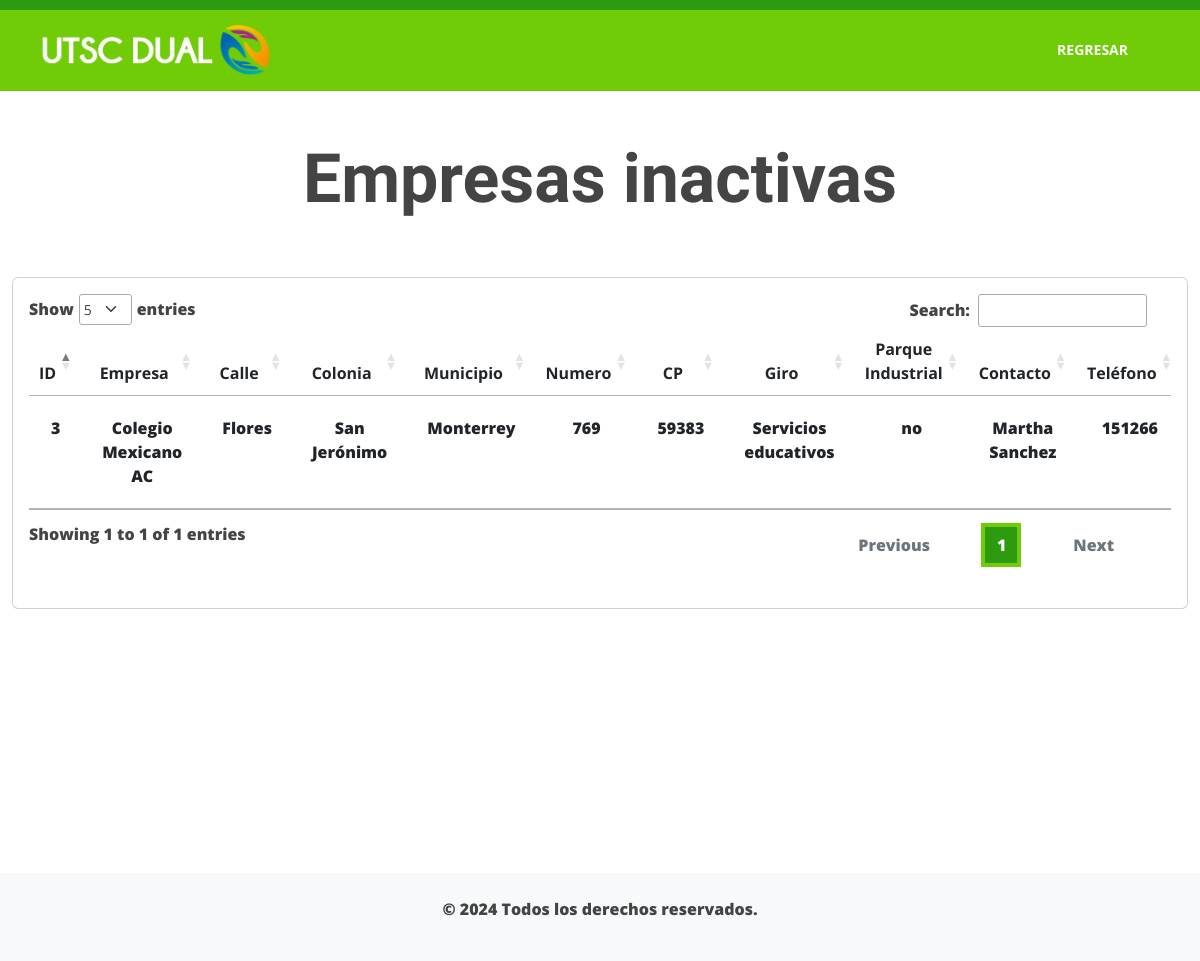
Screenshot of /secciones/empresas/empresas_desvinculadas.php with the database file from the repository.
### tables this page shows
CREATE TABLE `empresas` (
  `idEmpresa` int(11) NOT NULL,
  `nombreEmp` text NOT NULL,
  `colonia` text NOT NULL,
  `municipio` enum('Santa Catarina','Monterrey','García','San Pedro','Otro') NOT NULL,
  `calle` text NOT NULL,
  `numero` text NOT NULL,
  `cp` text NOT NULL,
  `giro` enum('Agricultura y actividades del campo','Minería','Energía eléctrica y suministro de agua y de gas','Construcción','Industrias manufactureras','Comercio','Transportes, correos y almacenamiento','Información en medios masivos','Servicios financieros y de seguros','Servicios inmobiliarios y de alquiler de bienes muebles e intangibles','Servicios profesionales, científicos y técnicos','Corporativos','Servicios de apoyo a los negocios y manejo de residuos y desechos','Servicios educativos','Servicios de salud y de asistencia social','Servicios de esparcimiento culturales y deportivos','Servicios de alojamiento temporal y de preparación de alimentos y bebidas','Otros servicios','Dependencias gubernamentales') NOT NULL,
  `razon_social` varchar(500) NOT NULL,
  `parqueIndustrial` enum('si','no') NOT NULL,
  `nombreC` text NOT NULL,
  `telefono` text NOT NULL,
  `correo` text NOT NULL,
  `puesto` text NOT NULL,
  `ingreso` date NOT NULL,
  `estatus_empresa` enum('Activo','Desvinculado','En proceso') NOT NULL DEFAULT 'Activo',
  `permite_imagenes` enum('Si','No') NOT NULL
);

### secciones/empresas/empresas_desvinculadas.php (the view, shortened to what this page needs)
<!DOCTYPE html>
<html lang="en">
<head>
    <link href="https://cdn.jsdelivr.net/npm/bootstrap@5.2.1/dist/css/bootstrap.min.css" rel="stylesheet"
>
    <link href="../../assets/vendor/animate.css/animate.min.css" rel="stylesheet">
    <link href="../../assets/vendor/bootstrap/css/bootstrap.min.css" rel="stylesheet">
    <link href="../../assets/vendor/bootstrap-icons/bootstrap-icons.css" rel="stylesheet">
    <link href="../../assets/vendor/boxicons/css/boxicons.min.css" rel="stylesheet">
    <link href="../../assets/vendor/glightbox/css/glightbox.min.css" rel="stylesheet">
    <link href="../../assets/vendor/remixicon/remixicon.css" rel="stylesheet">
    <link href="../../assets/vendor/swiper/swiper-bundle.min.css" rel="stylesheet">
    <link href="../../assets/css/style.css" rel="stylesheet">
    <link rel="stylesheet" href="https://cdn.datatables.net/1.13.4/css/jquery.dataTables.css" />
</head>
<body>
    <header>
        <header id="header" class="fixed-top2 header-inner-pages">
            <div class="container d-flex align-items-center justify-content-between">
                <a href="/dual/index.php" class="logo"><img src="../../assets/img/log-bar2.png" alt="" class="img-fluid"></a>
                <nav id="navbar" class="navbar">
                    <ul>
                        <li><a class="scrollto efectoboton" href="../../menu_admin.php">Regresar</a></li>
                    </ul>
                </nav>
            </div>
        </header>
    </header>
    <main class="container mt-4" style="max-width: 1600px;">
        <br>
        <div class="text-center">
        <h1 style="font-size: 68px; font-weight:800;">Empresas inactivas</h1>
        <br>
        <br>
        </div>
        <div class="card">
            <div class="card-body">
                <div class="table-responsive text-center table-hover">
                    <table class="table table-responsive-sm text-center table-hover" id="tabla_id">
                        <thead>
                            <tr>
                                <th>ID</th>
                                <th>Empresa</th>
                                <th>Calle</th>
                                <th>Colonia</th>
                                <th>Municipio</th>
                                <th>Numero</th>
                                <th>CP</th>
                                <th>Giro</th>
                                <th>Parque Industrial</th>
                                <th>Contacto</th>
                                <th>Teléfono</th>
                            </tr>
                        </thead>
                        <tbody>
                            <?php
                include("../../templates/conexion.php");
                $query = "SELECT * FROM empresas WHERE estatus_empresa='Desvinculado' ORDER BY idEmpresa DESC";
                $respuesta = mysqli_query($conn, $query);
                while ($registro = mysqli_fetch_array($respuesta)) {
                    echo "<tr>";
                    echo "<td>{$registro['idEmpresa']}</td>";
                    echo "<td>{$registro['nombreEmp']}</td>";
                    echo "<td>{$registro['calle']}</td>";
                    echo "<td>{$registro['colonia']}</td>";
                    echo "<td>{$registro['municipio']}</td>";
                    echo "<td>{$registro['numero']}</td>";
                    echo "<td>{$registro['cp']}</td>";
                    echo "<td>{$registro['giro']}</td>";
                    echo "<td>{$registro['parqueIndustrial']}</td>";
                    echo "<td>{$registro['nombreC']}</td>";
                    echo "<td>{$registro['telefono']}</td>";
                    echo "</tr>";
                }
                ?>
                        </tbody>
                    </table>
                </div>
            </div>
        </div>
    </main>
    <?php
    include("../../templates/footer_secciones.php");
    ?>
</body>
</html>

### assets/css/style.css (style rules this page uses)
* { box-sizing: border-box; max-width: 100%; }
body { font-family: "Open Sans", sans-serif; color: #444444; text-rendering: optimizeLegibility; font-weight: 800; }
a { color: #7ece0e; text-decoration: none; }
h1, h2, h3, h4, h5, h6 { font-family: "Raleway", sans-serif; }
#header { transition: all 0.5s; z-index: 997; padding: 15px 0; border-bottom: 1px solid rgba(16, 227, 23, 0.1); }
#header.header-scrolled, #header.header-inner-pages { background: rgba(40, 181, 15, 0.8); }
#header .logo { font-size: 30px; margin: 0; padding: 0; line-height: 1; font-weight: 600; letter-spacing: 1px; font-family: "Poppins", sans-serif; }
#header .logo img { max-height: 50px; }
.navbar { padding: 0; }
.navbar ul { margin: 0; padding: 0; display: flex; list-style: none; align-items: center; }
.navbar li { position: relative; }
.navbar a, .navbar a:focus { display: flex; align-items: center; justify-content: space-between; padding: 10px 0 10px 30px; text-transform: uppercase; font-size: 12px; font-weight: 700; color: #fff; white-space: nowrap; transition: 0.3s; }
a, a:hover { text-decoration: none; transition: color 0.3s ease-in-out; }
#header.header-scrolled, #header.header-inner-pages { background: #70cc06; border-top: 10px solid #2e9b0f; }
.fixed-top2 { position: block; top: 0; right: 0; left: 0; z-index: zindex-fixed; }
.navbar a { font-size: 14px; }
.navbar ul { display: flex; justify-content: center; align-items: center; list-style: none; margin: 0; padding: 0; }
.navbar li { margin: 0 10px; }
.efectoboton { cursor: pointer; position: relative; padding: 10px 20px; font-size: 16px; font-weight: 600; border-radius: 0.375rem 0.9rem 0.375rem 0.9rem !important; transition: all 0.5s; background-color: #70cc06; color: #fff; border: none; }
.efectoboton::after, .efectoboton::before { content: " "; width: 10px; height: 10px; position: absolute; border: 0px solid #fff; transition: all 0.5s; }
.efectoboton::after { top: -3px; left: -3px; border-top: 5px solid #2e9b0f; border-left: 5px solid #2e9b0f; opacity: 0; }
.efectoboton::before { bottom: -3px; right: -3px; border-bottom: 5px solid #2e9b0f; border-right: 5px solid #2e9b0f; opacity: 0; }
.navbar a.efectoboton, .navbar a.efectoboton:focus { cursor: pointer; position: relative; padding: 10px 20px; font-size: 14px; font-weight: 700; color: #fff; white-space: nowrap; transition: 0.3s; background-color: #70cc06; border: none; }
.navbar a.efectoboton::after, .navbar a.efectoboton::before { content: " "; width: 10px; height: 10px; position: absolute; border: 0px solid #fff; transition: all 0.5s; }
.navbar a.efectoboton::after { top: -3px; left: -3px; border-top: 5px solid #2e9b0f; border-left: 5px solid #2e9b0f; opacity: 0; }
.navbar a.efectoboton::before { bottom: -3px; right: -3px; border-bottom: 5px solid #2e9b0f; border-right: 5px solid #2e9b0f; opacity: 0; }
.logo img { transition: transform 0.3s ease; }

### templates/footer_secciones.php (style rules this page uses)
.container { display:block; position: bottom; }

### secciones/empresas/empresas_desvinculadas.php (style rules this page uses)
.table td { padding: 20px !important; background: #fff; }
.table th { text-align: center !Important; }

### rows the page displays
empresas: idEmpresa "3", nombreEmp "Colegio Mexicano AC", calle "Flores", colonia "San Jerónimo", municipio "Monterrey", numero "769", cp "59383", giro "Servicios educativos", parqueIndustrial "no", nombreC "Martha Sanchez", telefono "151266"
